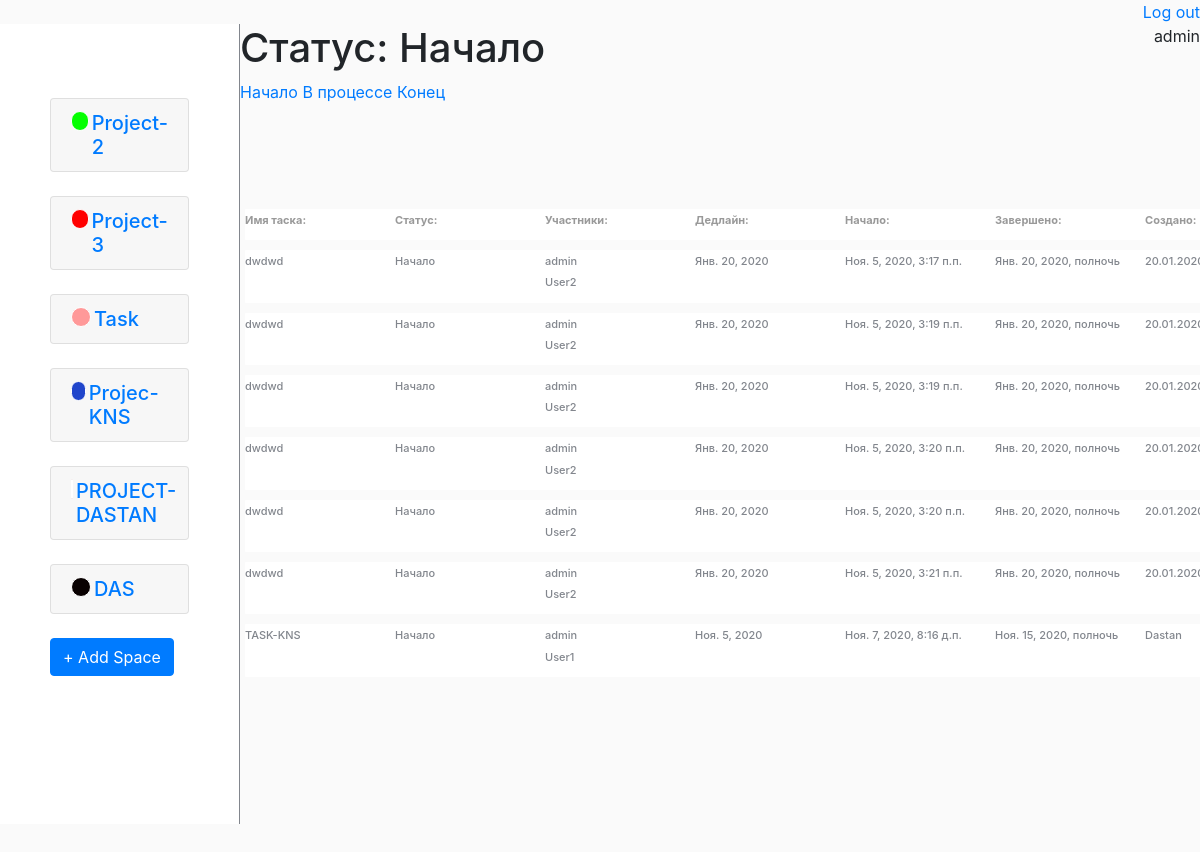
/status/1/ (signed in), run on an earlier commit of the app's database.
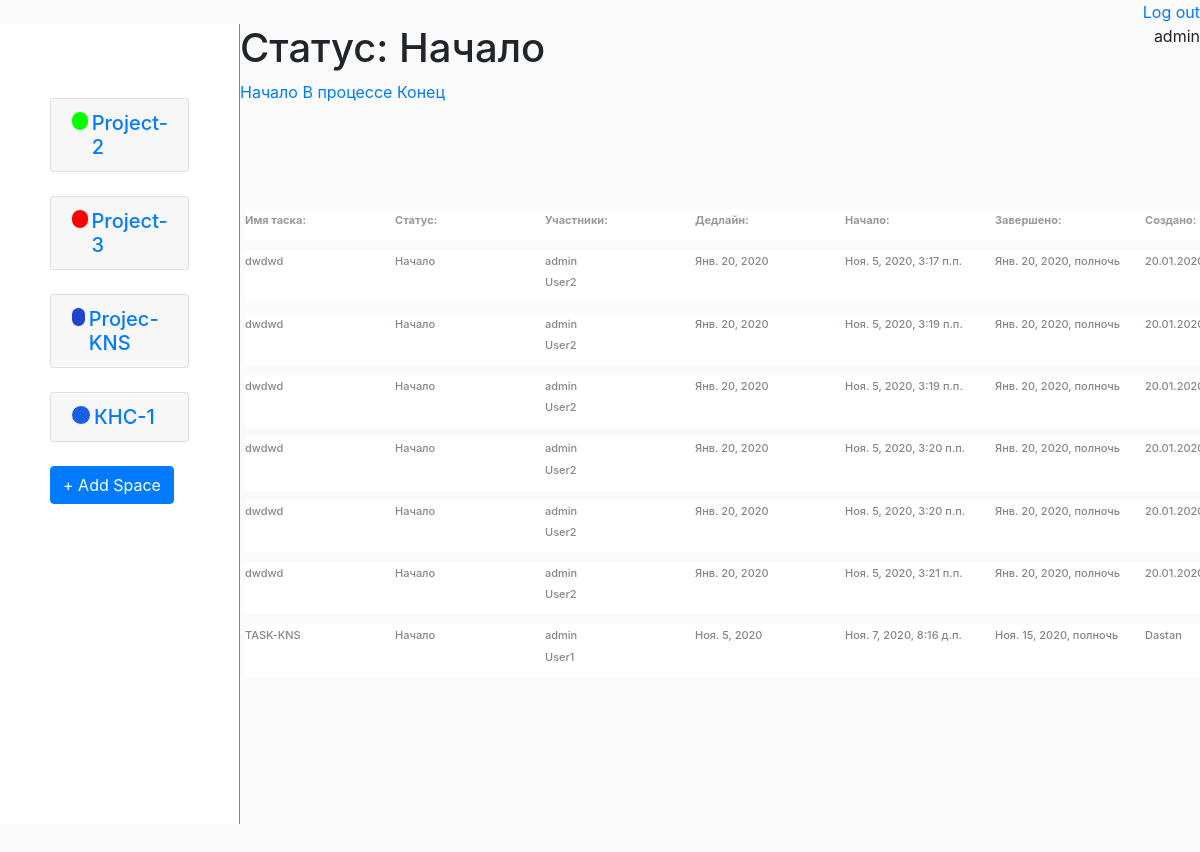
And on a later commit of the database.
### main/models.py (models this page shows, shortened)
class Space(models.Model):
    name = models.CharField('Название',max_length=100)
    photo = models.ImageField(upload_to='images/', blank=True)
    assign = models.ManyToManyField(User)
    status = models.ForeignKey(Status, on_delete=models.CASCADE)
    add_date = models.DateField(auto_now_add=True)
    upd_date = models.DateField(auto_now_add=False, auto_now=True)
    created_by = models.CharField(max_length=150)
    color = ColorField(default='#FF0000')
    def __str__(self):
        return (self.name)

class Status(models.Model):
    name_status = models.CharField(max_length=100)
    def __str__(self):
        return(self.name_status)

class Task(models.Model):
    lists = models.ForeignKey(List, on_delete=models.CASCADE, related_name='third')
    task_name = models.CharField(max_length=80)
    assign = models.ManyToManyField(User)
    dead_line = models.DateField()
    attachments = models.FileField(upload_to='files/',blank=True)
    status = models.ForeignKey(Status, on_delete=models.CASCADE)
    description = models.TextField(blank=True, null = True)
    start_date = models.DateTimeField(auto_now_add=True, blank=True)
    change_date = models.DateTimeField(blank=True, null = True)
    end_date = models.DateTimeField(blank=True, null = True)
    created_by = models.CharField(max_length=150, null = True)

### main/views.py (the view)
# urls.py: path('status/<int:task_id>/', views.status, name = 'status_url')
def status(request, task_id):
	lists = List.objects.all()
	space = Space.objects.filter(assign=request.user.id)
	bbs = Task.objects.filter(status=task_id, assign=request.user.id)
	form_list = ListForm()
	form_space = SpaceForm()
	status = Status.objects.all()
	current_status = Status.objects.get(id = task_id)
	context = {
		'status': status,
		'bbs':bbs,
		'current_status':current_status,
		'space':space,
		'lists': lists,
		'form_list': form_list,
		'form_space': form_space,
	}
	return render(request, 'main/status.html', context)

### main/models.py (called while the page is built)
    def __str__(self):
        return (self.name_list)

### templates/main/status.html (shortened to what this page needs)
{% extends 'main/index.html' %}
{% block main %}
<h1>Статус: {{current_status.name_status}}</h1>
{% for i in status %}
<a href="{% url 'status_url' i.id %}">{{ i.name_status}}</a>
{% endfor%}
    <div class="ri">
        <div class="name">
            <h6 class='textf'>Имя таска: </h6>
            <h6 class='textf'>Статус: </h6>
            <h6 class='textf'>Участники:</h6>
            <h6 class='textf'>Дедлайн: </h6>
            <h6 class='textf'>Начало:</h6>
            <h6 class='textf'>Завершено: </h6>
            <h6 class='textf'>Создано: </h6>
        </div>
        {% for x in bbs %}
        <div class="borders">
            <div class="task">
                <h6>{{x.task_name}}</h6>
            </div>
            <div class="status">
                <h6>{{x.status}}</h6>
            </div>
            <div class="assign">
                {%for user in x.assign.all%}
                <h6>{{user.username}}</h6>
                {%endfor%}</div>
            <div class="deadline">
                <h6>{{x.dead_line}}</h6>
            </div>
            <div class="start">
                <h6>{{x.start_date}}</h6>
            </div>
            <div class="end">
                <h6>{{x.end_date}}</h6>
            </div>
            <div class="create">
                <h6>{{x.created_by}}</h6>
            </div>
        </div>
        {% endfor %}<br>
{% endblock %}

### templates/main/index.html (shortened to what this page needs)
{% extends 'base.html' %}
{% load static %}
{% load crispy_forms_tags %}
{% block content %}
{% if user.is_authenticated %}
<div class="left">
<br> {% for i in space %}
<div class="accordion md-accordion" id="accordionEx" role="tablist" aria-multiselectable="true">
  <div class="card">
    <div class="card-header" role="tab" id="{{i.name}}">
      <a  data-toggle="collapse" data-parent="#accordionEx" href="#collapse{{i.name}}" aria-expanded="true"
        aria-controls="collapse{{i.name}}">
        <h5 class="mb-0" id="collapsediv">
          <div id="colorspace" style="background-color: {{i.color}}; "></div>{{i.name}}
        </h5>
      </a>
    </div>
  </div>
</div><br>
    {% endfor %}
<button type="button" class="btn btn-primary" data-toggle="modal" data-target="#SpaceModal">
  + Add Space
</button>
</div>
    {% block main %} {% endblock %}
{% else %}
    <a href="{% url 'accounts:login' %}" class="reg">Войти</a>
{% endif %}
{% endblock %}

### templates/base.html (shortened to what this page needs)
{% load static %}
<!doctype  html>
<html lang="en">
<head>
    <link rel="stylesheet" href="https://cdn.jsdelivr.net/npm/bootstrap@4.5.3/dist/css/bootstrap.min.css">
    <link rel="stylesheet" type="text/css" href="{% static 'main/css/style.css' %}">
        <link rel="stylesheet" href="http://code.jquery.com/ui/1.11.0/themes/smoothness/jquery-ui.css">
</head>
<body>
{% if user.is_authenticated %}
<a class="username" href="{% url 'accounts:logout' %}">Log out</a><br>
    <p class="username">{{user.username}}</p>
    {% else %}
    <a href="{% url 'accounts:login' %}" class="reg">Войти</a> {% endif %}
{% block content %} {% endblock %}
</body>
</html>

What changed in the data, as far as the page shows it:
removed Space: name "Task"
removed Space: name "PROJECT-DASTAN"
removed Space: name "DAS"
added Space: name "КНС-1"
